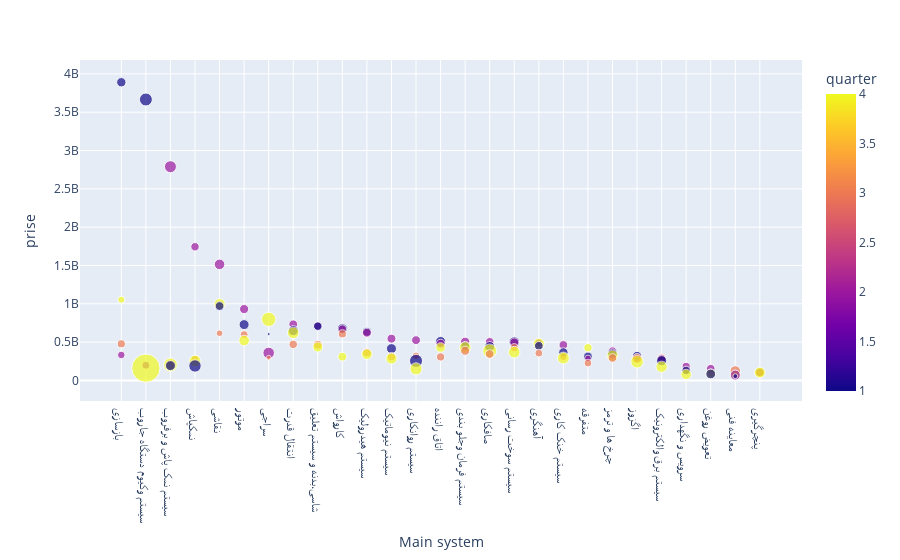

Here is the notebook cell this chart was saved with:
### Code cell
px.scatter(
    merged_tamirat_price.groupby(['quarter', 'Main system']).agg({'duration': 'mean', 'prise': 'mean', 'Work code': 'count'}).reset_index().sort_values('prise', ascending=False),
    x='Main system',
    y='prise', 
    size='duration',
    color='quarter')

### Figure 1 — Plotly figure (JSON) as saved in the notebook; plotly's stock layout.template omitted (floating-point values rounded to 4 significant figures)
{"data": [{"hovertemplate": "Main system=%{x}<br>prise=%{y}<br>duration=%{marker.size}<br>quarter=%{marker.color}<extra></extra>", "legendgroup": "", "marker": {"color": [1, 1, 2, 3, 2, 2, 4, 4, 1, 2, 4, 2, 1, 2, 1, 1, 2, 1, 1, 2, 4, 3, 3, 1, 3, 2, 2, 4, 1, 2, 2, 1, 2, 2, 2, 4, 3, 3, 3, 2, 1, 1, 1, 4, 4, 4, 4, 3, 1, 3, 4, 2, 4, 1, 3, 2, 3, 1, 3, 4, 2, 4, 3, 1, 1, 4, 3, 3, 3, 3, 3, 4, 2, 3, 2, 3, 4, 2, 3, 1, 1, 4, 4, 3, 3, 4, 2, 1, 1, 2, 4, 4, 2, 4, 3, 1, 3, 1, 2, 3, 4, 3, 4, 1, 4, 4, 2, 1], "coloraxis": "coloraxis", "size": [16.35, 31.5, 26.97, 0.25, 13.29, 20.61, 9.492, 23.41, 14.71, 15.7, 38.62, 14.27, 18.71, 13.17, 13.51, 18.64, 12.81, 18.88, 15.08, 14.71, 25.18, 8.196, 12.52, 1.714, 11.75, 14.87, 14.61, 21.03, 19.35, 15.9, 13.74, 21.05, 14.71, 11.4, 14.9, 23.48, 12.25, 13.42, 14.89, 14.17, 14.27, 14.67, 19.05, 18.88, 17.38, 25.37, 13.24, 12.76, 18.74, 15.66, 36.22, 12.97, 25.45, 16.6, 14.37, 25, 11.4, 17.4, 14.02, 21.05, 10.69, 23.12, 10.31, 16.56, 14.46, 14.57, 13.16, 10.82, 13.01, 4.385, 14.07, 26.63, 12.77, 14.76, 8.086, 18.67, 23.02, 13.36, 10.42, 19.31, 31.89, 26.09, 29.47, 11.34, 17.68, 34.88, 12, 18.62, 28.83, 12.19, 23.74, 149.8, 13.91, 27.67, 9.108, 13.69, 20.76, 17.64, 15.63, 14.21, 21.95, 11.13, 17.36, 18.04, 20.17, 14.12, 19.1, 4.429], "sizemode": "area", "sizeref": 0.3744, "symbol": "circle"}, "mode": "markers", "name": "", "orientation": "v", "showlegend": false, "type": "scatter", "x": ["بازسازی", "سیستم وکیوم دستگاه جاروب", "سیستم نمک پاش و برفروب", "سیستم وکیوم دستگاه جاروب", "نمکپاش", "نقاشی", "بازسازی", "نقاشی", "نقاشی", "موتور", "سراجی", "انتقال قدرت", "موتور", "شاسی،بدنه و سیستم تعلیق", "شاسی،بدنه و سیستم تعلیق", "کارواش", "کارواش", "انتقال قدرت", "سیستم هیدرولیک", "سیستم هیدرولیک", "انتقال قدرت", "نقاشی", "کارواش", "سراجی", "موتور", "سیستم نیوماتیک", "سیستم روانکاری", "موتور", "اتاق راننده", "سیستم فرمان وجلو بندی", "صافکاری", "سیستم سوخت رسانی", "سیستم سوخت رسانی", "آهنگری", "اتاق راننده", "آهنگری", "بازسازی", "انتقال قدرت", "شاسی،بدنه و سیستم تعلیق", "سیستم خنک کاری", "آهنگری", "سیستم فرمان وجلو بندی", "صافکاری", "شاسی،بدنه و سیستم تعلیق", "اتاق راننده", "سیستم فرمان وجلو بندی", "متفرقه", "سیستم سوخت رسانی", "سیستم نیوماتیک", "سیستم فرمان وجلو بندی", "صافکاری", "چرخ ها و ترمز", "سیستم سوخت رسانی", "سیستم خنک کاری", "سیستم هیدرولیک", "سراجی", "آهنگری", "چرخ ها و ترمز", "صافکاری", "سیستم هیدرولیک", "بازسازی", "چرخ ها و ترمز", "سیستم روانکاری", "اگزوز", "متفرقه", "کارواش", "سیستم نیوماتیک", "سیستم خنک کاری", "اتاق راننده", "سراجی", "چرخ ها و ترمز", "سیستم خنک کاری", "اگزوز", "سیستم برق والکترونیک", "متفرقه", "اگزوز", "سیستم نیوماتیک", "سیستم برق والکترونیک", "نمکپاش", "سیستم برق والکترونیک", "سیستم روانکاری", "نمکپاش", "اگزوز", "متفرقه", "سیستم نمک پاش و برفروب", "سیستم نمک پاش و برفروب", "سیستم وکیوم دستگاه جاروب", "سیستم نمک پاش و برفروب", "نمکپاش", "سرویس و نگهداری", "سیستم برق والکترونیک", "سیستم وکیوم دستگاه جاروب", "تعویض روغن", "سیستم روانکاری", "سرویس و نگهداری", "سرویس و نگهداری", "معاینه فنی", "پنچرگیری", "پنچرگیری", "پنچرگیری", "پنچرگیری", "تعویض روغن", "تعویض روغن", "تعویض روغن", "سرویس و نگهداری", "معاینه فنی", "معاینه فنی", "معاینه فنی"], "xaxis": "x", "y": [3891000000.0, 3666250000, 2789000000.0, 1763281250, 1744000000.0, 1515000000.0, 1054000000.0, 995800000.0, 970800000.0, 931500000.0, 797545000, 732800000.0, 728700000.0, 710400000.0, 707700000.0, 675900000.0, 670300000.0, 650200000.0, 635900000.0, 622800000.0, 621600000.0, 615800000.0, 608200000.0, 605100000.0, 598500000.0, 545100000.0, 525700000.0, 520400000.0, 507100000.0, 504700000.0, 504200000.0, 501700000.0, 496600000.0, 492800000.0, 479100000.0, 478000000.0, 477800000.0, 470700000.0, 466100000.0, 463300000.0, 451100000.0, 449200000.0, 441700000.0, 436400000.0, 430400000.0, 428700000.0, 427000000.0, 427000000.0, 415200000.0, 387300000.0, 385400000.0, 384500000.0, 368600000.0, 364800000.0, 363800000.0, 358840000, 356500000.0, 348900000.0, 344300000.0, 342700000.0, 332500000.0, 322900000.0, 322100000.0, 318200000.0, 313000000.0, 310000000.0, 309200000.0, 307200000.0, 306800000.0, 296833846, 293000000.0, 291900000.0, 289700000.0, 289300000.0, 287800000.0, 285600000.0, 285600000.0, 280600000.0, 279600000.0, 257600000.0, 255800000.0, 252700000.0, 243800000.0, 226200000.0, 208000000.0, 204100000.0, 198400000, 193400000.0, 189000000.0, 182300000.0, 178300000.0, 160600000, 152700000.0, 151100000.0, 131500000.0, 130700000.0, 123400000.0, 106600000.0, 106200000.0, 103500000.0, 103400000.0, 99110000.0, 85030000.0, 84590000.0, 78490000.0, 74540000.0, 70580000, 55720000.0], "yaxis": "y"}], "layout": {"coloraxis": {"colorbar": {"title": {"text": "quarter"}}, "colorscale": [[0, "#0d0887"], [0.1111, "#46039f"], [0.2222, "#7201a8"], [0.3333, "#9c179e"], [0.4444, "#bd3786"], [0.5556, "#d8576b"], [0.6667, "#ed7953"], [0.7778, "#fb9f3a"], [0.8889, "#fdca26"], [1, "#f0f921"]]}, "legend": {"itemsizing": "constant", "tracegroupgap": 0}, "margin": {"t": 60}, "xaxis": {"anchor": "y", "domain": [0, 1], "title": {"text": "Main system"}}, "yaxis": {"anchor": "x", "domain": [0, 1], "title": {"text": "prise"}}}}
